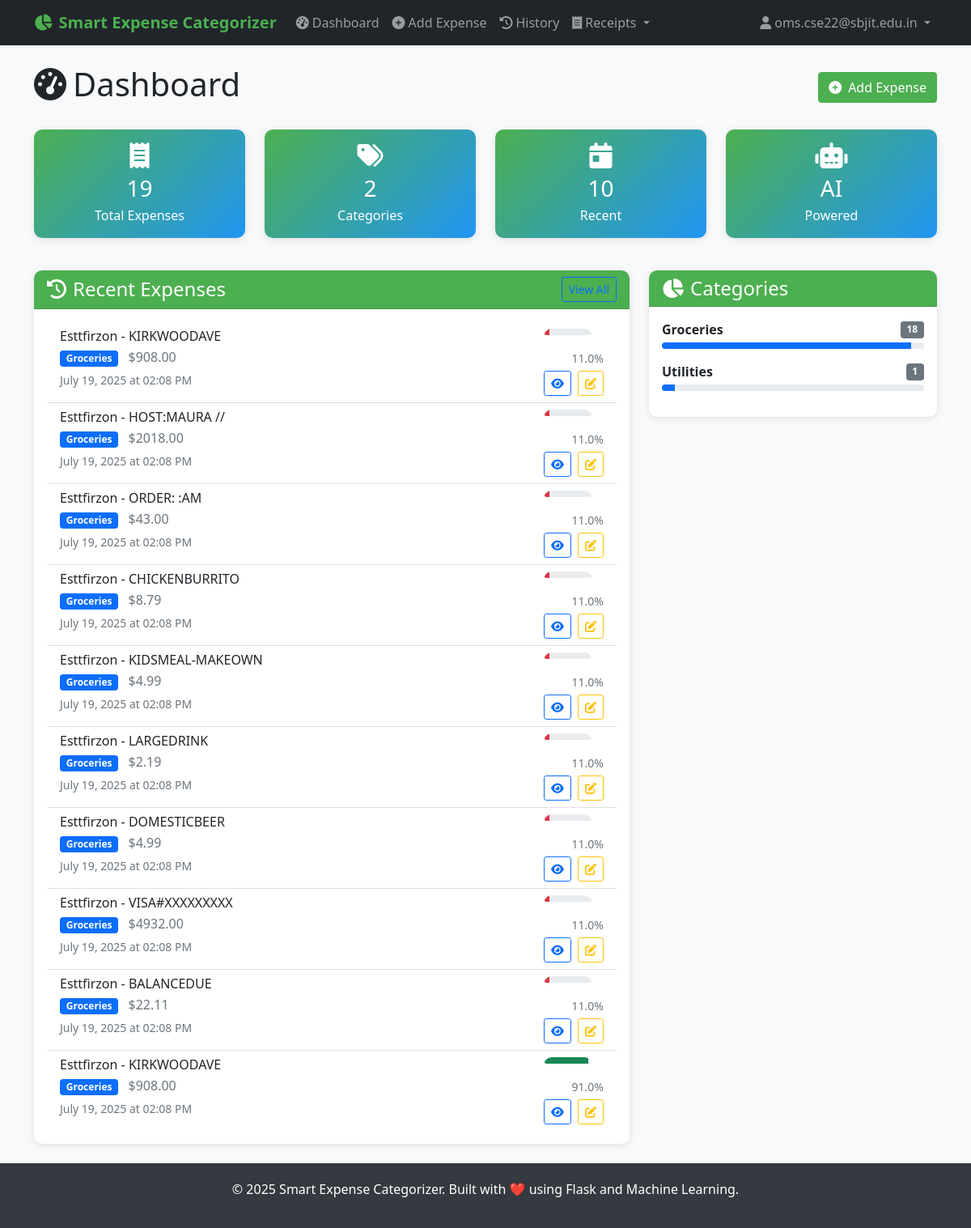
Before: /dashboard (signed in) with the older database file.
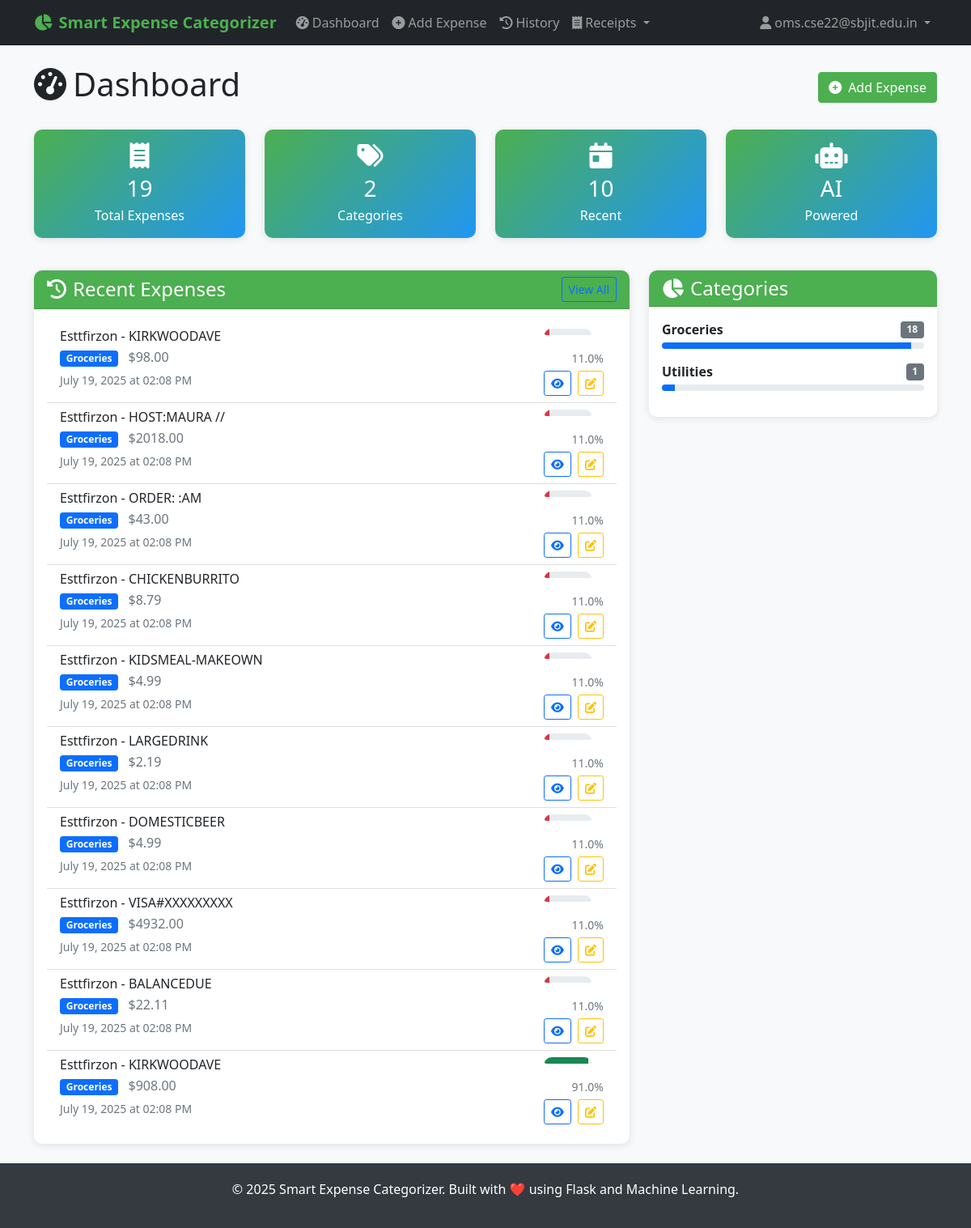
After: the same page with the newer database file.
### PYTHON/models.py (models this page shows, shortened)
class User(UserMixin, db.Model):
    __tablename__ = 'users'
    id = db.Column(db.String(36), primary_key=True, default=lambda: str(uuid.uuid4()))
    username = db.Column(db.String(80), unique=True, nullable=False, index=True)
    email = db.Column(db.String(120), unique=True, nullable=False, index=True)
    password_hash = db.Column(db.String(255), nullable=False)
    created_at = db.Column(db.DateTime, default=datetime.utcnow)
    is_active = db.Column(db.Boolean, default=True)
    expenses = db.relationship('Expense', backref='user', lazy='dynamic', cascade='all, delete-orphan')
    def get_expense_stats(self):
        total_expenses = self.expenses.count()
        categories = db.session.query(
            Expense.predicted_category,
            db.func.count(Expense.id).label('count'),
            db.func.sum(Expense.amount).label('total')
        ).filter_by(user_id=self.id).group_by(Expense.predicted_category).all()
        return {
            'total_expenses': total_expenses,
            'categories': [
                {
                    'category': cat.predicted_category,
                    'count': cat.count,
                    'total': float(cat.total) if cat.total else 0.0
                }
                for cat in categories
            ]
        }

class Expense(db.Model):
    __tablename__ = 'expenses'
    id = db.Column(db.String(36), primary_key=True, default=lambda: str(uuid.uuid4()))
    user_id = db.Column(db.String(36), db.ForeignKey('users.id'), nullable=False, index=True)
    description = db.Column(db.Text, nullable=False)
    amount = db.Column(db.Numeric(10, 2), nullable=True)
    predicted_category = db.Column(db.String(100), nullable=False, index=True)
    confidence_score = db.Column(db.Float, nullable=False)
    model_predictions = db.Column(db.JSON)  # Store individual model predictions
    created_at = db.Column(db.DateTime, default=datetime.utcnow, index=True)
    updated_at = db.Column(db.DateTime, default=datetime.utcnow, onupdate=datetime.utcnow)
    user_feedback = db.Column(db.String(100), nullable=True)  # User can correct the category
    is_correct = db.Column(db.Boolean, nullable=True)  # User can mark if prediction was correct
    source = db.Column(db.String(50), nullable=True, default='manual')  # 'manual', 'receipt_upload', 'api'
    expense_metadata = db.Column(db.JSON, nullable=True)  # Store receipt data, OCR confidence, etc.
    date = db.Column(db.DateTime, nullable=True)  # Expense date (can be different from created_at)

### PYTHON/routes.py (the view)
@main_bp.route('/dashboard')
@login_required
def dashboard():
    recent_expenses = Expense.query.filter_by(user_id=current_user.id)\
        .order_by(Expense.created_at.desc())\
        .limit(10).all()
    stats = current_user.get_expense_stats()
    return render_template('dashboard.html',
                         recent_expenses=recent_expenses,
                         stats=stats)

### PYTHON/app.py (called while the page is built)
def init_extensions(app):
    db.init_app(app)
    login_manager = LoginManager()
    login_manager.init_app(app)
    login_manager.login_view = 'auth.login'
    login_manager.login_message = 'Please log in to access this page.'
    login_manager.login_message_category = 'info'
    login_manager.session_protection = 'strong'
    csrf = CSRFProtect()
    csrf.init_app(app)
    @login_manager.user_loader
    def load_user(user_id):
        try:
            return User.query.get(user_id)
        except Exception:
            return None

def add_security_headers(app):
    @app.after_request
    def set_security_headers(response):
        if hasattr(app.config, 'SECURITY_HEADERS'):
            for header, value in app.config['SECURITY_HEADERS'].items():
                response.headers[header] = value
        response.headers['X-Content-Type-Options'] = 'nosniff'
        response.headers['X-Frame-Options'] = 'DENY'
        response.headers['X-XSS-Protection'] = '1; mode=block'
        return response

def register_context_processors(app):
    @app.context_processor
    def inject_now():
        return {'now': datetime.now()}

### PYTHON/templates/dashboard.html (shortened to what this page needs)
{% extends "base.html" %}
{% block content %}
<div class="d-flex justify-content-between align-items-center mb-4">
    <h1>
        <i class="fas fa-tachometer-alt me-2"></i>Dashboard
    </h1>
    <a href="{{ url_for('main.predict') }}" class="btn btn-primary">
        <i class="fas fa-plus-circle me-2"></i>Add Expense
    </a>
</div>
<div class="row mb-4">
    <div class="col-md-3 mb-3">
        <div class="card stats-card text-center">
            <div class="card-body">
                <i class="fas fa-receipt fa-2x mb-2"></i>
                <h3 class="mb-1">{{ stats.total_expenses }}</h3>
                <p class="mb-0">Total Expenses</p>
            </div>
        </div>
    </div>
    <div class="col-md-3 mb-3">
        <div class="card stats-card text-center">
            <div class="card-body">
                <i class="fas fa-tags fa-2x mb-2"></i>
                <h3 class="mb-1">{{ stats.categories|length }}</h3>
                <p class="mb-0">Categories</p>
            </div>
        </div>
    </div>
    <div class="col-md-3 mb-3">
        <div class="card stats-card text-center">
            <div class="card-body">
                <i class="fas fa-calendar-day fa-2x mb-2"></i>
                <h3 class="mb-1">{{ recent_expenses|length }}</h3>
                <p class="mb-0">Recent</p>
            </div>
        </div>
    </div>
    <div class="col-md-3 mb-3">
        <div class="card stats-card text-center">
            <div class="card-body">
                <i class="fas fa-robot fa-2x mb-2"></i>
                <h3 class="mb-1">AI</h3>
                <p class="mb-0">Powered</p>
            </div>
        </div>
    </div>
</div>
<div class="row">
    <div class="col-md-8">
        <div class="card">
            <div class="card-header d-flex justify-content-between align-items-center">
                <h4 class="mb-0">
                    <i class="fas fa-history me-2"></i>Recent Expenses
                </h4>
                <a href="{{ url_for('main.expenses') }}" class="btn btn-sm btn-outline-primary">
                    View All
                </a>
            </div>
            <div class="card-body">
                {% if recent_expenses %}
                    <div class="list-group list-group-flush">
                        {% for expense in recent_expenses %}
                            <div class="list-group-item expense-item">
                                <div class="d-flex justify-content-between align-items-start">
                                    <div class="flex-grow-1">
                                        <h6 class="mb-1">{{ expense.description[:50] }}{% if expense.description|length > 50 %}...{% endif %}</h6>
                                        <p class="mb-1">
                                            <span class="badge bg-primary">{{ expense.predicted_category }}</span>
                                            {% if expense.amount %}
                                                <span class="text-muted ms-2">${{ "%.2f"|format(expense.amount) }}</span>
                                            {% endif %}
                                        </p>
                                        <small class="text-muted">{{ expense.created_at.strftime('%B %d, %Y at %I:%M %p') }}</small>
                                    </div>
                                    <div class="text-end">
                                        <div class="confidence-bar mb-1" style="width: 60px;">
                                            <div class="progress" style="height: 8px;">
                                                <div class="progress-bar
                                                    {% if expense.confidence_score >= 0.8 %}bg-success
                                                    {% elif expense.confidence_score >= 0.6 %}bg-warning
                                                    {% else %}bg-danger{% endif %}"
                                                    style="width: {{ (expense.confidence_score * 100)|round }}%">
                                                </div>
                                            </div>
                                        </div>
                                        <div class="mb-1">
                                            <small class="text-muted">{{ (expense.confidence_score * 100)|round }}%</small>
                                        </div>
                                        <div class="btn-group-sm" role="group">
                                            <a href="{{ url_for('main.expense_detail', expense_id=expense.id) }}"
                                               class="btn btn-sm btn-outline-primary me-1" title="View Details">
                                                <i class="fas fa-eye"></i>
                                            </a>
                                            <a href="{{ url_for('main.edit_expense', expense_id=expense.id) }}"
                                               class="btn btn-sm btn-outline-warning" title="Edit">
                                                <i class="fas fa-edit"></i>
                                            </a>
                                        </div>
                                    </div>
                                </div>
                            </div>
                        {% endfor %}
                    </div>
                {% else %}
                    <div class="text-center text-muted py-4">
                        <i class="fas fa-receipt fa-3x mb-3"></i>
                        <p>No expenses yet. <a href="{{ url_for('main.predict') }}">Add your first expense</a>!</p>
                    </div>
                {% endif %}
            </div>
        </div>
    </div>
    <div class="col-md-4">
        <div class="card">
            <div class="card-header">
                <h4 class="mb-0">
                    <i class="fas fa-chart-pie me-2"></i>Categories
                </h4>
            </div>
            <div class="card-body">
                {% if stats.categories %}
                    {% for category in stats.categories[:5] %}
                        <div class="mb-3">
                            <div class="d-flex justify-content-between align-items-center mb-1">
                                <span class="fw-bold">{{ category.category }}</span>
                                <span class="badge bg-secondary">{{ category.count }}</span>
                            </div>
                            <div class="progress" style="height: 8px;">
                                <div class="progress-bar bg-primary"
                                     style="width: {{ (category.count / stats.total_expenses * 100)|round }}%">
                                </div>
                            </div>
                        </div>
                    {% endfor %}
                {% else %}
                    <div class="text-center text-muted">
                        <i class="fas fa-chart-pie fa-3x mb-3"></i>
                        <p>No categories yet</p>
                    </div>
                {% endif %}
            </div>
        </div>
    </div>
</div>
{% endblock %}

### PYTHON/templates/base.html (shortened to what this page needs)
<!DOCTYPE html>
<html lang="en">
<head>
    <link href="https://cdn.jsdelivr.net/npm/bootstrap@5.1.3/dist/css/bootstrap.min.css" rel="stylesheet">
    <link href="https://cdnjs.cloudflare.com/ajax/libs/font-awesome/6.0.0/css/all.min.css" rel="stylesheet">
</head>
<body>
    <nav class="navbar navbar-expand-lg navbar-dark bg-dark">
        <div class="container">
            <a class="navbar-brand" href="{{ url_for('main.index') }}">
                <i class="fas fa-chart-pie me-2"></i>Smart Expense Categorizer
            </a>
            <div class="collapse navbar-collapse" id="navbarNav">
                <ul class="navbar-nav me-auto">
                    {% if current_user.is_authenticated %}
                        <li class="nav-item">
                            <a class="nav-link" href="{{ url_for('main.dashboard') }}">
                                <i class="fas fa-tachometer-alt me-1"></i>Dashboard
                            </a>
                        </li>
                        <li class="nav-item">
                            <a class="nav-link" href="{{ url_for('main.predict') }}">
                                <i class="fas fa-plus-circle me-1"></i>Add Expense
                            </a>
                        </li>
                        <li class="nav-item">
                            <a class="nav-link" href="{{ url_for('main.expenses') }}">
                                <i class="fas fa-history me-1"></i>History
                            </a>
                        </li>
                        <li class="nav-item dropdown">
                            <a class="nav-link dropdown-toggle" href="#" id="receiptDropdown" role="button" data-bs-toggle="dropdown">
                                <i class="fas fa-receipt me-1"></i>Receipts
                            </a>
                        </li>
                    {% endif %}
                </ul>
                <ul class="navbar-nav">
                    {% if current_user.is_authenticated %}
                        <li class="nav-item dropdown">
                            <a class="nav-link dropdown-toggle" href="#" id="navbarDropdown" role="button" data-bs-toggle="dropdown">
                                <i class="fas fa-user me-1"></i>{{ current_user.username }}
                            </a>
                        </li>
                    {% endif %}
                </ul>
            </div>
        </div>
    </nav>
    <main class="container my-4">
        {% block content %}{% endblock %}
    </main>
    <footer class="footer mt-auto">
        <div class="container text-center">
            <p>&copy; {{ now.year }} Smart Expense Categorizer. Built with ❤️ using Flask and Machine Learning.</p>
        </div>
    </footer>
</body>
</html>

### PYTHON/templates/base.html (style rules this page uses)
:root { --primary-color: #4CAF50; --secondary-color: #45a049; --accent-color: #2196F3; --danger-color: #f44336; --warning-color: #ff9800; --success-color: #4CAF50; --info-color: #2196F3; }
body { background-color: #f8f9fa; font-family: 'Segoe UI', Tahoma, Geneva, Verdana, sans-serif; }
.navbar-brand { font-weight: bold; color: var(--primary-color) !important; }
.btn-primary { background-color: var(--primary-color); border-color: var(--primary-color); }
.card { box-shadow: 0 2px 10px rgba(0,0,0,0.1); border: none; border-radius: 10px; }
.card-header { background-color: var(--primary-color); color: white; border-radius: 10px 10px 0 0 !important; }
.footer { background-color: #343a40; color: white; padding: 20px 0; margin-top: 50px; }
.confidence-bar { height: 20px; border-radius: 10px; overflow: hidden; }
.expense-item { transition: transform 0.2s; }
.stats-card { background: linear-gradient(135deg, var(--primary-color), var(--accent-color)); color: white; }

Changed rows visible on the page:
changed Expense (number 1 of 10 on the later page): amount "908.00" → "98.00"
